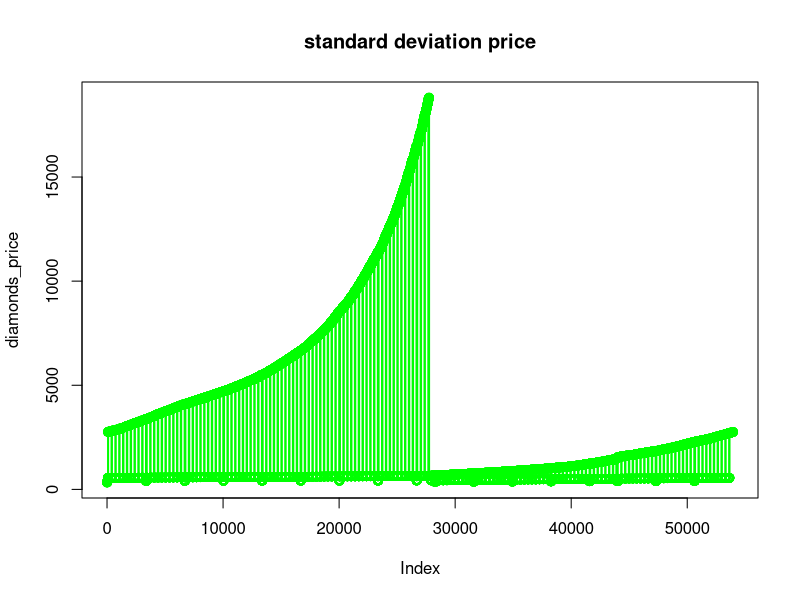
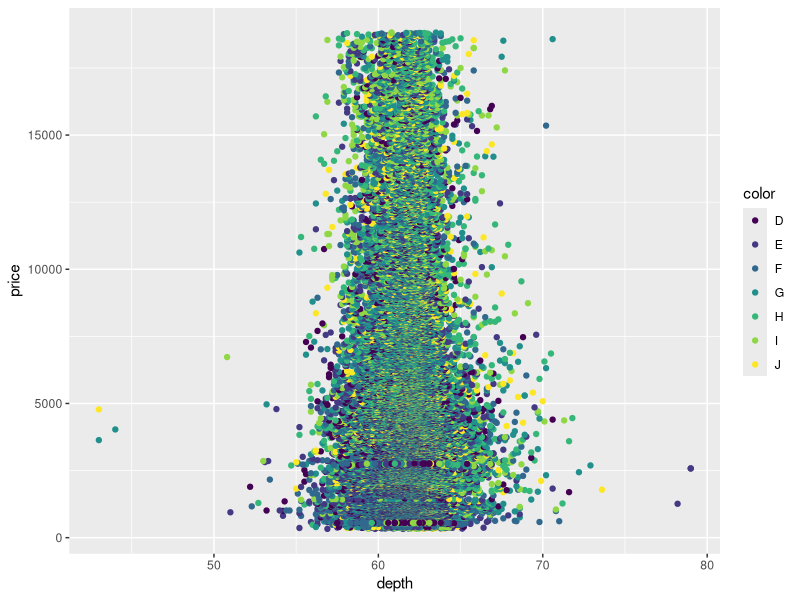
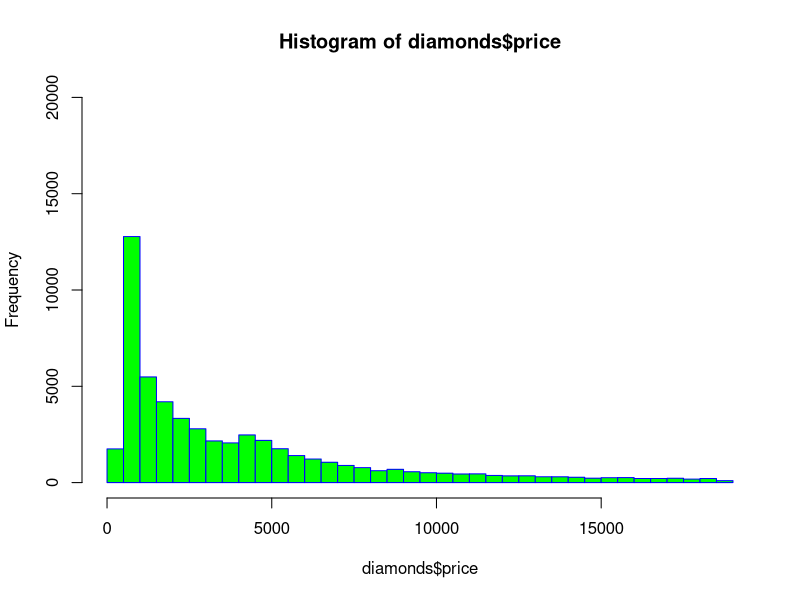
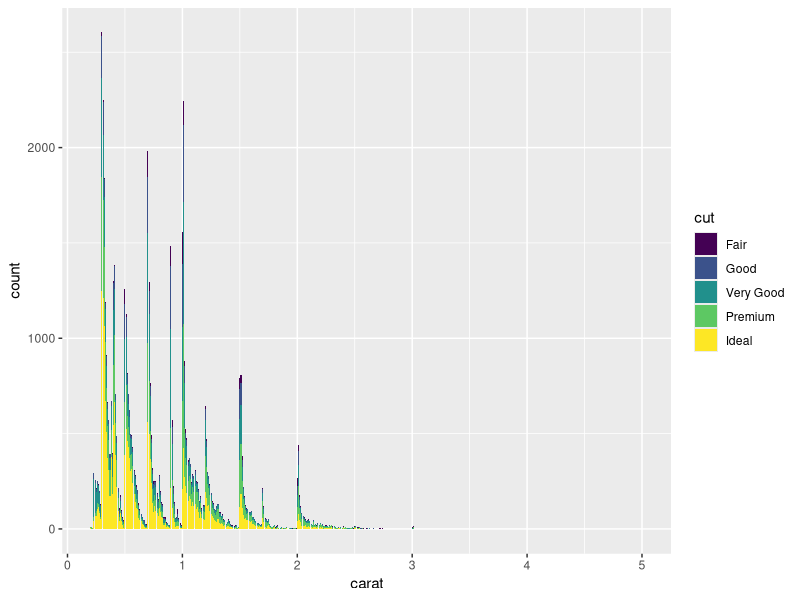

Source code (R) for these figures, in order:
library(ggplot2)

diamonds_price <- diamonds$price

print(diamonds_price)

print(length(diamonds_price))


price_mean1 <- mean(diamonds_price)

print(price_mean1)


plot(diamonds_price, main="standard deviation price",type = "o",lwd=2,col = "green")


price_sd <- sd(diamonds_price)


print(price_sd)


max(diamonds_price)


min(diamonds_price)



ggplot(diamonds, aes(x=depth,y=price,col = color))+ geom_point()




hist(diamonds$price, breaks = 50, ylim = c(0,20000), col = "green", border = "blue")


ggplot(diamonds, aes(carat,fill = cut))+geom_bar()

